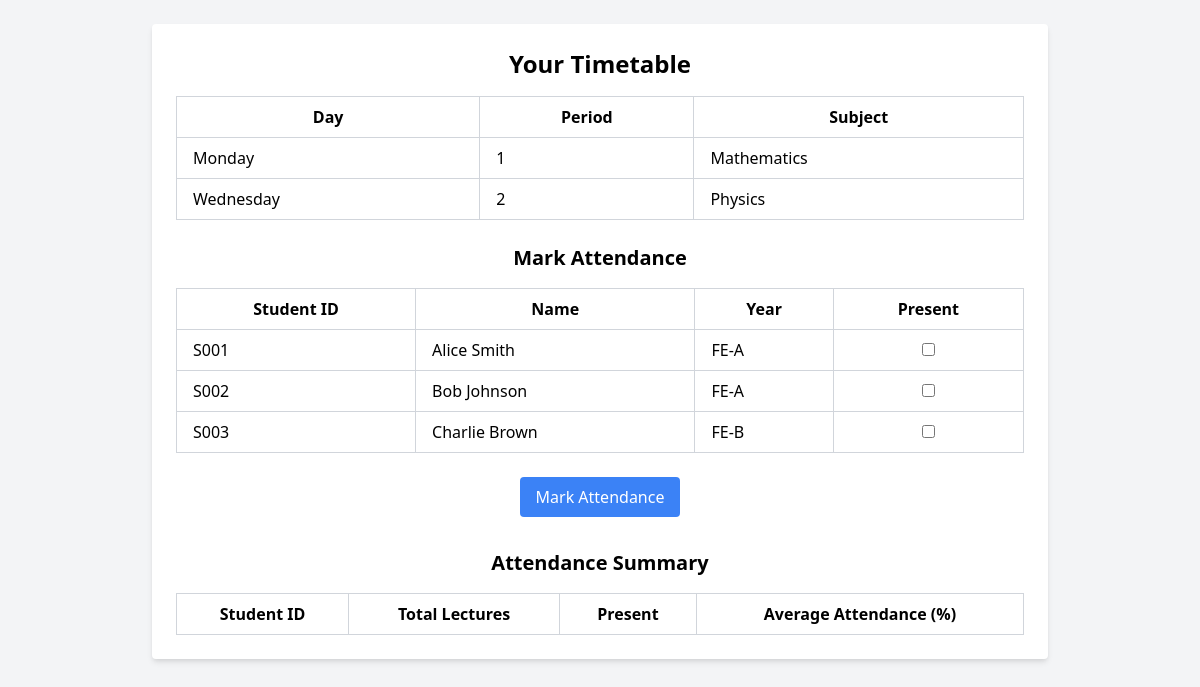
Page /timetable.php (signed in) on the committed database.
### tables this page shows
CREATE TABLE IF NOT EXISTS timetables (
    id INT AUTO_INCREMENT PRIMARY KEY,
    faculty_id INT NOT NULL,
    day_of_week VARCHAR(255) NOT NULL,
    period INT NOT NULL,
    subject VARCHAR(255) NOT NULL,
    FOREIGN KEY (faculty_id) REFERENCES faculty(id)
);

CREATE TABLE IF NOT EXISTS students (
    id INT AUTO_INCREMENT PRIMARY KEY,
    student_id VARCHAR(255) NOT NULL UNIQUE,
    name VARCHAR(255) NOT NULL,
    year VARCHAR(255) NOT NULL
);

### timetable.php (the view, shortened to what this page needs)
<?php
$servername = "localhost";
$username = "root";
$password = "";
$dbname = "students";
$conn = new mysqli($servername, $username, $password, $dbname);
$faculty_id = $_SESSION['faculty_id'];
$timetable_stmt = $conn->prepare("SELECT day_of_week, period, subject FROM timetables WHERE faculty_id = ?");
$timetable_stmt->bind_param("i", $faculty_id);
$timetable_stmt->execute();
$timetable_result = $timetable_stmt->get_result();
$students_stmt = $conn->prepare("SELECT student_id, name, year FROM students");
$students_stmt->execute();
$students_result = $students_stmt->get_result();
?>
<!DOCTYPE html>
<html lang="en">
<head>
    <link href="https://cdn.jsdelivr.net/npm/tailwindcss@2.2.19/dist/tailwind.min.css" rel="stylesheet">
</head>
<body class="bg-gray-100 flex flex-col items-center min-h-screen">
    <div class="bg-white p-6 rounded shadow-md w-full max-w-4xl mt-6">
        <h1 class="text-2xl font-bold mb-4 text-center">Your Timetable</h1>
        <table class="w-full border border-gray-300 mb-6">
            <thead>
                <tr>
                    <th class="border border-gray-300 px-4 py-2">Day</th>
                    <th class="border border-gray-300 px-4 py-2">Period</th>
                    <th class="border border-gray-300 px-4 py-2">Subject</th>
                </tr>
            </thead>
            <tbody>
                <?php while ($row = $timetable_result->fetch_assoc()): ?>
                    <tr>
                        <td class="border border-gray-300 px-4 py-2"><?php echo htmlspecialchars($row['day_of_week']); ?></td>
                        <td class="border border-gray-300 px-4 py-2"><?php echo htmlspecialchars($row['period']); ?></td>
                        <td class="border border-gray-300 px-4 py-2"><?php echo htmlspecialchars($row['subject']); ?></td>
                    </tr>
                <?php endwhile; ?>
            </tbody>
        </table>
        <h2 class="text-xl font-bold mb-4 text-center">Mark Attendance</h2>
        <form action="mark_attendance.php" method="post">
            <table class="w-full border border-gray-300 mb-6">
                <thead>
                    <tr>
                        <th class="border border-gray-300 px-4 py-2">Student ID</th>
                        <th class="border border-gray-300 px-4 py-2">Name</th>
                        <th class="border border-gray-300 px-4 py-2">Year</th>
                        <th class="border border-gray-300 px-4 py-2">Present</th>
                    </tr>
                </thead>
                <tbody>
                    <?php while ($row = $students_result->fetch_assoc()): ?>
                        <tr>
                            <td class="border border-gray-300 px-4 py-2"><?php echo htmlspecialchars($row['student_id']); ?></td>
                            <td class="border border-gray-300 px-4 py-2"><?php echo htmlspecialchars($row['name']); ?></td>
                            <td class="border border-gray-300 px-4 py-2"><?php echo htmlspecialchars($row['year']); ?></td>
                            <td class="border border-gray-300 px-4 py-2 text-center">
                                <input type="checkbox" name="students[]" value="<?php echo htmlspecialchars($row['student_id']); ?>">
                            </td>
                        </tr>
                    <?php endwhile; ?>
                </tbody>
            </table>
            <div class="text-center">
                <input type="submit" value="Mark Attendance" class="bg-blue-500 text-white px-4 py-2 rounded cursor-pointer hover:bg-blue-600">
            </div>
        </form>
        <h2 class="text-xl font-bold mt-8 mb-4 text-center">Attendance Summary</h2>
        <table class="w-full border border-gray-300">
            <thead>
                <tr>
                    <th class="border border-gray-300 px-4 py-2">Student ID</th>
                    <th class="border border-gray-300 px-4 py-2">Total Lectures</th>
                    <th class="border border-gray-300 px-4 py-2">Present</th>
                    <th class="border border-gray-300 px-4 py-2">Average Attendance (%)</th>
                </tr>
            </thead>
        </table>
    </div>
</body>
</html>

### rows in the picture
timetables: day_of_week "Monday", period "1", subject "Mathematics"
timetables: day_of_week "Wednesday", period "2", subject "Physics"
students: student "S001", name "Alice Smith", year "FE-A"
students: student "S002", name "Bob Johnson", year "FE-A"
students: student "S003", name "Charlie Brown", year "FE-B"
